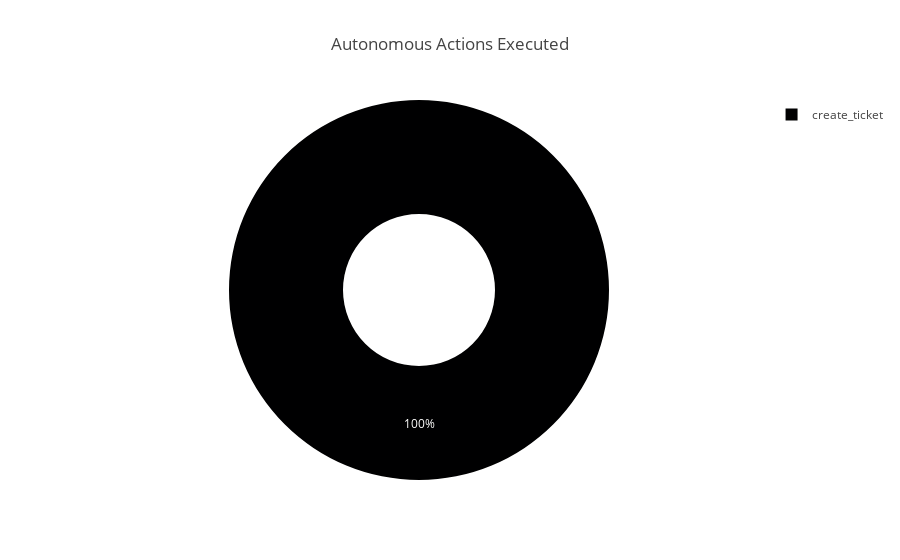

The code cell stored with this chart in its notebook:
### Markdown cell above
## 5: The Action - Execution Log

### Code cell
# 4. Closing the Loop (Actions Taken)
df_actions = load_actions()

if not df_actions.empty:
    # Status Breakdown
    fig = px.pie(
        df_actions, names="type", title="Autonomous Actions Executed", hole=0.4
    )
    fig.show()

    print("Recent Audit Log:")
    display(df_actions[["timestamp", "type", "status"]].tail(3))

### Figure 1 — Plotly figure (JSON) as saved in the notebook; plotly's stock layout.template omitted (floating-point values rounded to 4 significant figures)
{"data": [{"domain": {"x": [0, 1], "y": [0, 1]}, "hole": 0.4, "hovertemplate": "type=%{label}<extra></extra>", "labels": ["create_ticket", "create_ticket", "create_ticket", "create_ticket", "create_ticket", "create_ticket", "create_ticket", "create_ticket", "create_ticket", "create_ticket"], "legendgroup": "", "name": "", "showlegend": true, "type": "pie"}], "layout": {"legend": {"tracegroupgap": 0}, "title": {"text": "Autonomous Actions Executed"}}}
